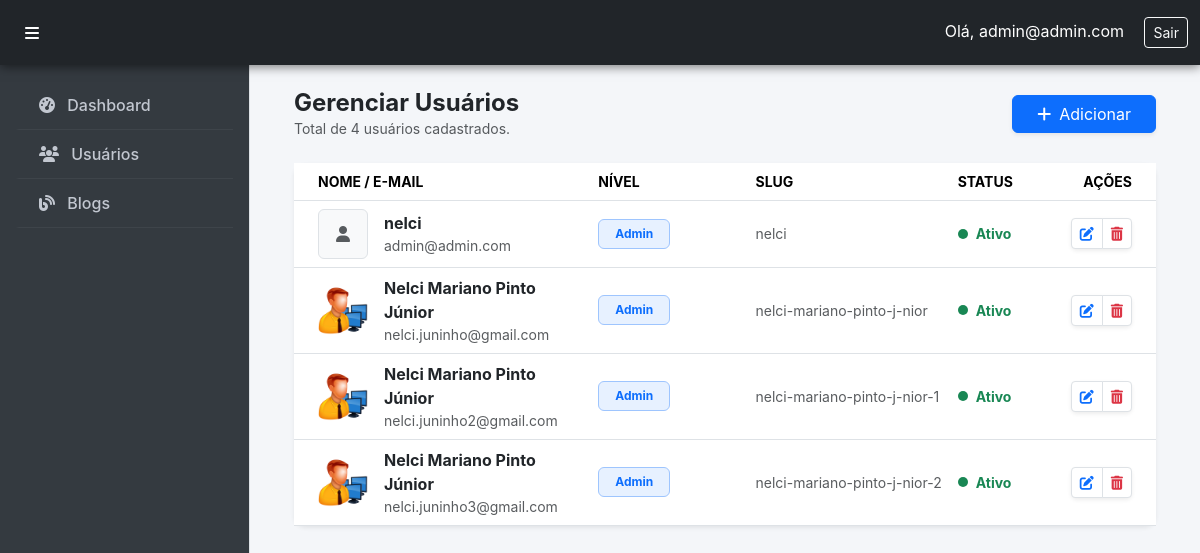
Page /admin/books/index.php (signed in) on the committed database.
### tables this page shows
CREATE TABLE `users` (
  `id` int(11) NOT NULL,
  `name` varchar(30) NOT NULL,
  `email` varchar(30) NOT NULL,
  `pass` varchar(255) NOT NULL,
  `slug` varchar(255) NOT NULL,
  `image` varchar(255) NOT NULL,
  `status` int(11) NOT NULL,
  `id_level_users` int(11) NOT NULL
);

CREATE TABLE `level_users` (
  `id` int(11) NOT NULL,
  `name` varchar(255) NOT NULL,
  `level` int(11) NOT NULL
);

### setup/connect.php (called while the page is built, shortened)
<?php
$base_url = "http://localhost/app-blog-guilherme3c/";
?>

### admin/books/index.php (the view, shortened to what this page needs)
<?php
require_once '../../setup/connect.php';
try {
    $sql = "SELECT U.*, L.name AS level_name
            FROM users AS U
            INNER JOIN level_users AS L ON U.id_level_users = L.id
            ORDER BY U.name ASC";
    $stmt = $pdo->prepare($sql);
    $stmt->execute();
    $users = $stmt->fetchAll(PDO::FETCH_ASSOC);
} catch (PDOException $e) {
    die("Erro na consulta: " . $e->getMessage());
}
include_once '../_inc/_header.php';
?>
<div class="container-fluid">
    <div class="d-flex justify-content-between align-items-center mb-4">
        <div>
            <h4 class="fw-bold mb-0">Gerenciar Usuários</h4>
            <p class="text-muted small mb-0">Total de <?= count($users); ?> usuários cadastrados.</p>
        </div>
        <a href="form.php" class="btn btn-primary shadow-sm px-4">
            <i class="fas fa-plus me-2"></i>Adicionar
        </a>
    </div>
    <div class="card card-full border-0 shadow-sm">
        <div class="card-body p-0">
            <div class="table-responsive">
                <table class="table table-hover align-middle mb-0">
                    <thead class="bg-light">
                        <tr class="text-muted small">
                            <th class="ps-4" style="width: 35%">NOME / E-MAIL</th>
                            <th style="width: 20%">NÍVEL</th>
                            <th style="width: 20%">SLUG</th>
                            <th style="width: 10%">STATUS</th>
                            <th class="text-end pe-4" style="width: 15%">AÇÕES</th>
                        </tr>
                    </thead>
                    <tbody>
                        <?php if (count($users) > 0): ?>
                            <?php foreach ($users as $user): ?>
                                <tr>
                                    <td class="ps-4">
                                        <div class="d-flex align-items-center">
                                            <?php if (!empty($user['image']) && file_exists('../../uploads/images/users/' . $user['image'])): ?>
                                                <img src="../../uploads/images/users/<?= $user['image']; ?>" class="rounded me-3" style="width: 50px; height: 50px; object-fit: cover;">
                                            <?php else: ?>
                                                <div class="bg-light border rounded me-3 d-flex align-items-center justify-content-center text-muted" style="width: 50px; height: 50px;">
                                                    <i class="fas fa-user"></i>
                                                </div>
                                            <?php endif; ?>
                                            <div>
                                                <div class="fw-bold text-dark"><?= htmlspecialchars($user['name']); ?></div>
                                                <div class="text-muted small text-truncate" style="max-width: 300px;">
                                                    <?= htmlspecialchars($user['email']); ?>
                                                </div>
                                            </div>
                                        </div>
                                    </td>
                                    <td>
                                        <span class="badge bg-primary-subtle text-primary border border-primary-subtle px-3 py-2 text-capitalize">
                                            <?= htmlspecialchars($user['level_name']); ?>
                                        </span>
                                    </td>
                                    <td>
                                        <div class="text-muted small text-truncate" style="max-width: 200px;">
                                            <?= htmlspecialchars($user['slug'] ?? ''); ?>
                                        </div>
                                    </td>
                                    <td>
                                        <span class="d-flex align-items-center">
                                            <span class="status-dot <?= $user['status'] == 1 ? 'bg-success' : 'bg-danger'; ?>"></span>
                                            <span class="small fw-bold <?= $user['status'] == 1 ? 'text-success' : 'text-danger'; ?>">
                                                <?= $user['status'] == 1 ? 'Ativo' : 'Inativo'; ?>
                                            </span>
                                        </span>
                                    </td>
                                    <td class="text-end pe-4">
                                        <div class="btn-group shadow-sm">
                                            <a href="form_update.php?id=<?= $user['id']; ?>" class="btn btn-white btn-sm border" title="Editar">
                                                <i class="fas fa-edit text-primary"></i>
                                            </a>
                                            <a href="javascript:void(0)" class="btn btn-white btn-sm border" title="Excluir"
                                               onclick="confirmarExclusao(<?= $user['id']; ?>, '<?= addslashes(htmlspecialchars($user['name'])); ?>')">
                                                <i class="fas fa-trash-alt text-danger"></i>
                                            </a>
                                        </div>
                                    </td>
                                </tr>
                            <?php endforeach; ?>
                        <?php endif; ?>
                    </tbody>
                </table>
            </div>
        </div>
    </div>
</div>
<?php include_once '../_inc/_footer.php'; ?>

### admin/_inc/_header.php (shortened to what this page needs)
<?php
$raiz = dirname(__DIR__, 2);
include_once $raiz . '/setup/connect.php';
?>
<!DOCTYPE html>
<html lang="pt-br">
<head>
    <link rel="stylesheet" href="<?= $base_url ?>public/bootstrap/css/bootstrap.min.css">
    <link rel="stylesheet" href="https://cdnjs.cloudflare.com/ajax/libs/font-awesome/6.4.0/css/all.min.css">
    <link rel="stylesheet" href="<?= $base_url ?>public/admin/css/admin.css">
</head>
<body>
    <nav class="navbar navbar-expand-lg navbar-dark bg-dark fixed-top">
        <div class="container-fluid">
            <button class="btn btn-link text-white me-3" id="sidebarToggle"><i class="fas fa-bars"></i></button>
            <div class="ms-auto">
                <span class="text-white me-3">Olá, <?= $_SESSION['email'] ?></span>
                <a href="logout.php" class="btn btn-outline-light btn-sm">Sair</a>
            </div>
        </div>
    </nav>
    <div class="wrapper">
        <nav id="sidebar" class="bg-light border-end">
            <div class="p-3">
                <ul class="nav flex-column">
                    <li class="nav-item">
                        <a class="nav-link" href="<?= $base_url ?>admin/home.php">
                            <i class="fas fa-tachometer-alt me-2"></i> Dashboard
                        </a>
                    </li>
                    <li class="nav-item">
                        <a class="nav-link d-flex justify-content-between align-items-center"
                            href="<?= $base_url ?>admin/users/index.php">
                            <span><i class="fas fa-users me-2"></i> Usuários</span>
                        </a>
                    </li>
                    <li class="nav-item">
                        <a class="nav-link d-flex justify-content-between align-items-center"
                            href="<?= $base_url ?>admin/blogs/index.php">
                            <span><i class="fas fa-blog me-2"></i> Blogs</span>
                        </a>
                    </li>
                </ul>
            </div>
        </nav>
        <main class="content-wrapper p-4">

### admin/_inc/_footer.php (shortened to what this page needs)
</main>
    </div> <script src="<?= $base_url ?>public/bootstrap/js/bootstrap.bundle.min.js"></script>
</body>
</html>

### public/admin/css/admin.css (style rules this page uses)
:root { --sidebar-bg: #343a40; --sidebar-color: #c2c7d0; --sidebar-hover: #212529; --accent-color: #0d6efd; --body-bg: #f4f6f9; }
body { overflow-x: hidden; background-color: var(--body-bg); font-family: 'Inter', 'Segoe UI', sans-serif; }
.navbar { box-shadow: 0 2px 10px rgba(0,0,0,.5); z-index: 1040; height: 65px; }
.wrapper { display: flex; margin-top: 65px; min-height: calc(100vh - 65px); }
#sidebar { min-width: 250px; max-width: 250px; background-color: var(--sidebar-bg) !important; transition: all 0.3s cubic-bezier(0.25, 0.8, 0.25, 1); z-index: 1030; }
#sidebar .nav-link { color: var(--sidebar-color) !important; padding: 12px 20px; font-weight: 500; transition: 0.2s; border-left: 3px solid transparent; border-bottom: 1px solid rgba(255,255,255,0.05); }
.content-wrapper { width: 100%; padding: 1.5rem 2rem; background-color: var(--body-bg); }
.card { border: none !important; border-radius: 12px !important; box-shadow: 0 0.125rem 0.25rem rgba(0, 0, 0, 0.075); transition: transform 0.2s ease, box-shadow 0.2s ease; }
.status-dot { height: 10px; width: 10px; border-radius: 50%; display: inline-block; margin-right: 8px; }
.content-wrapper { width: 100%; padding: 1.5rem 2rem !important; background-color: #f4f6f9; }
.card-full { border: none; border-radius: 12px; box-shadow: 0 0.125rem 0.25rem rgba(0, 0, 0, 0.075); width: 100%; }
.bg-primary-subtle { background-color: #e7f1ff !important; color: #0d6efd !important; }

### rows in the picture
users: name "nelci", email "admin@admin.com", id_level_users.name "Admin", slug "nelci", status 1 (drawn)
users: image (placeholder picture), name "Nelci Mariano Pinto Júnior", email "nelci.juninho@gmail.com", id_level_users.name "Admin", slug "nelci-mariano-pinto-j-nior", status 1 (drawn)
users: image (picture), name "Nelci Mariano Pinto Júnior", email "nelci.juninho2@gmail.com", id_level_users.name "Admin", slug "nelci-mariano-pinto-j-nior-1", status 1 (drawn)
users: image (picture), name "Nelci Mariano Pinto Júnior", email "nelci.juninho3@gmail.com", id_level_users.name "Admin", slug "nelci-mariano-pinto-j-nior-2", status 1 (drawn)

### other values in the picture
$_SESSION['email'] "admin@admin.com"
count($users) "4"
